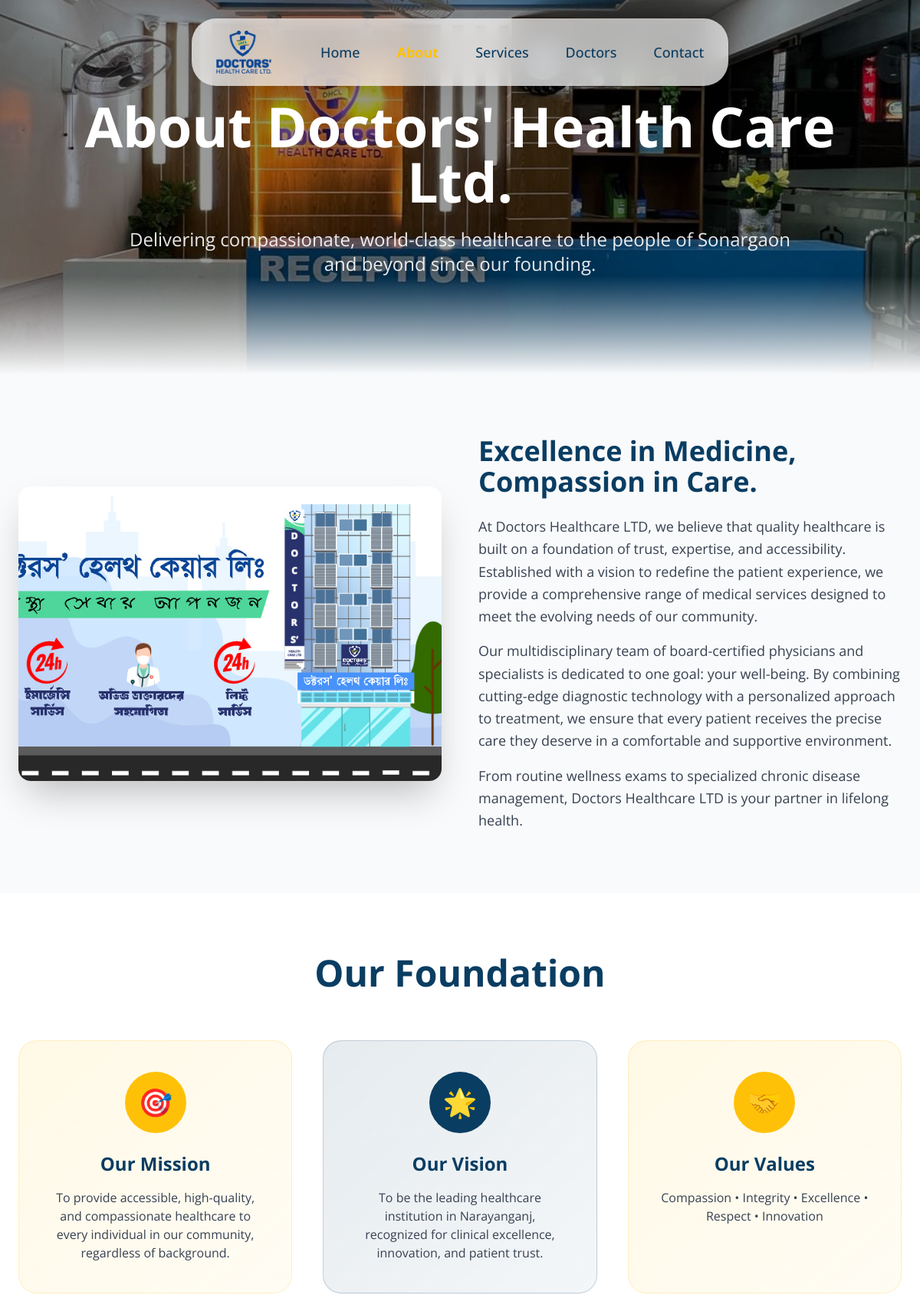
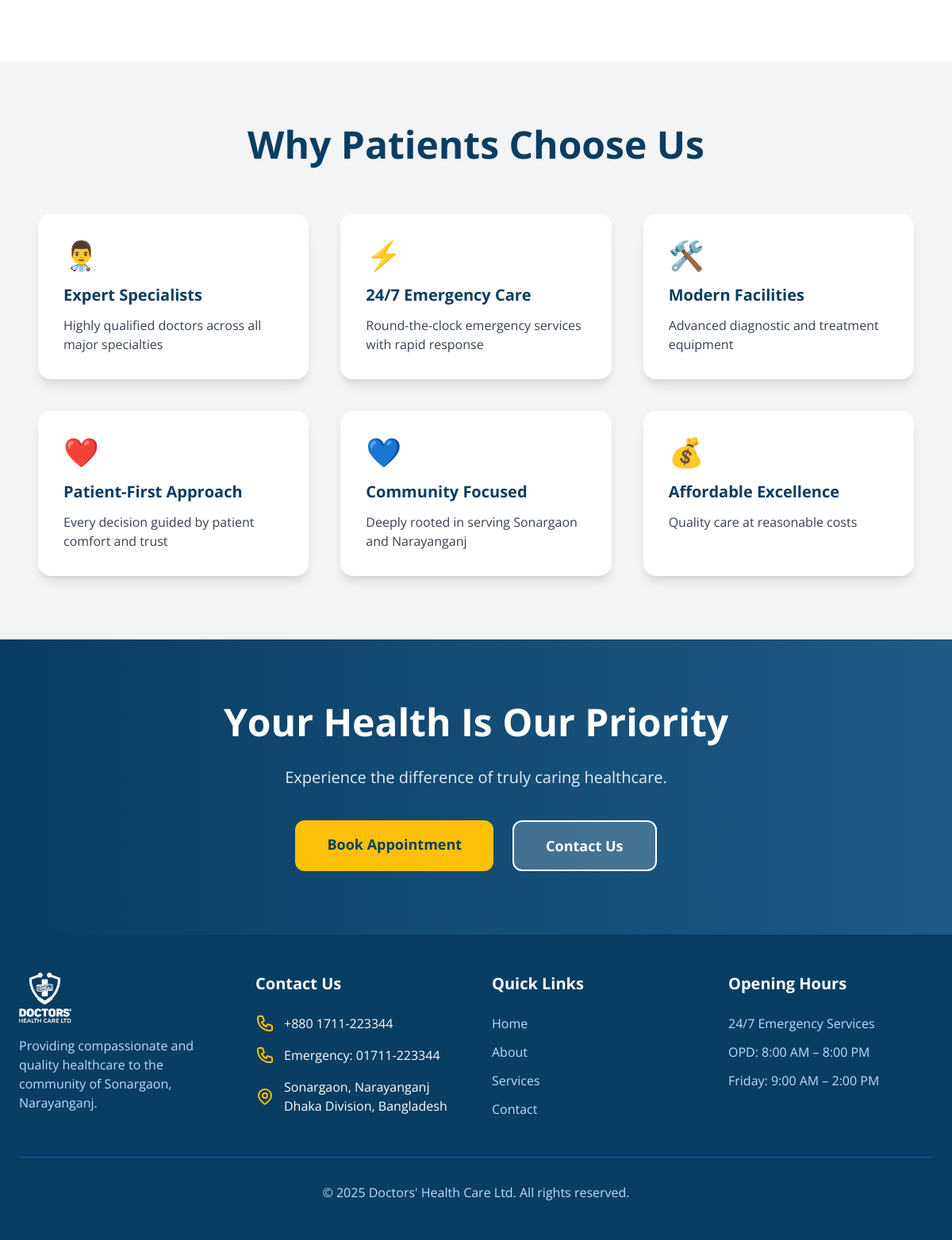
The page /about/ on the database its author committed (2 pictures, top to bottom).
### texts/models.py (models this page shows, shortened)
class AboutPage(models.Model):
    hero_background = models.ImageField(upload_to='about/', help_text="Background image for the hero section")
    story_image = models.ImageField(upload_to='about/', help_text="Image next to 'Our Story' section")
    story_title = models.CharField(max_length=200, default="Our Story")
    story_content = models.TextField(help_text="The main story text for the About page")
    class Meta:
        verbose_name = "About Page"
        verbose_name_plural = "About Page"

### texts/views.py (the view)
# urls.py: path('about/', about, name='about'),
def about(request):
    about = AboutPage.objects.first()  # Get the singleton instance
    context = {
        'about': about,  # This makes {{ about }} available in the template
    }
    return render(request, 'about.html', context)

### templates/about.html (shortened to what this page needs)
{% load static %}
<!DOCTYPE html>
<html lang="en">
<head>
    <script src="https://cdn.tailwindcss.com"></script>
</head>
<body class="bg-gray-50">
    <header class="fixed top-6 left-1/2 transform -translate-x-1/2 z-50 w-full px-4">
        <nav class="sticky-navbar mx-auto flex justify-between items-center">
            <div>
                <img src="{% static 'images/logo.png' %}" alt="Doctors' Health Care Ltd. Logo" class="h-14">
            </div>
            <div class="hidden md:flex space-x-12 text-[#0A3D62] text-lg font-medium">
                <a href="/" class="hover:text-[#FFC107] transition">Home</a>
                <a href="/about/" class="text-[#FFC107] font-bold">About</a>
                <a href="/services/" class="hover:text-[#FFC107] transition">Services</a>
                <a href="/doctors/" class="hover:text-[#FFC107] transition">Doctors</a>
                <a href="/contact/" class="hover:text-[#FFC107] transition">Contact</a>
            </div>
        </nav>
    </header>
    <section class="relative py-32 text-white overflow-hidden" style="background-image: url('{{ about.hero_background.url }}'); background-size: cover; background-position: center;">
        <div class="absolute inset-0 bg-black/40"></div>
        <div class="relative max-w-6xl mx-auto px-6 text-center z-10">
            <h1 class="text-5xl md:text-7xl font-bold mb-6">About Doctors' Health Care Ltd.</h1>
            <p class="text-xl md:text-2xl max-w-4xl mx-auto opacity-90">
                Delivering compassionate, world-class healthcare to the people of Sonargaon and beyond since our founding.
            </p>
        </div>
        <div class="absolute bottom-0 left-0 right-0 h-32 bg-gradient-to-t from-gray-50 to-transparent"></div>
    </section>
    <section class="py-20 bg-gray-50">
        <div class="max-w-7xl mx-auto px-6">
            <div class="grid grid-cols-1 lg:grid-cols-2 gap-12 items-center">
                <div class="order-2 lg:order-1">
                    <img src="{{ about.story_image.url }}" alt="Our Story" class="rounded-2xl shadow-2xl w-full object-cover h-96">
                </div>
                <div class="order-1 lg:order-2">
                    <h2 class="text-4xl font-bold text-[#0A3D62] mb-6">{{ about.story_title }}</h2>
                    <div class="text-lg text-gray-700 leading-relaxed space-y-4">
                        {{ about.story_content|linebreaks }}
                    </div>
                </div>
            </div>
        </div>
    </section>
    <section class="py-20 bg-white">
        <div class="max-w-7xl mx-auto px-6">
            <h2 class="text-4xl md:text-5xl font-bold text-center text-[#0A3D62] mb-16">Our Foundation</h2>
            <div class="grid grid-cols-1 md:grid-cols-3 gap-10">
                <div class="text-center p-10 bg-gradient-to-br from-[#FFC107]/10 to-[#FFCA28]/5 rounded-3xl hover:shadow-2xl transition-shadow border border-[#FFC107]/20">
                    <div class="w-20 h-20 bg-[#FFC107] rounded-full mx-auto mb-6 flex items-center justify-center text-4xl">🎯</div>
                    <h3 class="text-2xl font-bold text-[#0A3D62] mb-4">Our Mission</h3>
                    <p class="text-gray-700">
                        To provide accessible, high-quality, and compassionate healthcare to every individual in our community, regardless of background.
                    </p>
                </div>
                <div class="text-center p-10 bg-gradient-to-br from-[#0A3D62]/10 to-[#1e5a85]/5 rounded-3xl hover:shadow-2xl transition-shadow border border-[#0A3D62]/20">
                    <div class="w-20 h-20 bg-[#0A3D62] rounded-full mx-auto mb-6 flex items-center justify-center text-4xl">🌟</div>
                    <h3 class="text-2xl font-bold text-[#0A3D62] mb-4">Our Vision</h3>
                    <p class="text-gray-700">
                        To be the leading healthcare institution in Narayanganj, recognized for clinical excellence, innovation, and patient trust.
                    </p>
                </div>
                <div class="text-center p-10 bg-gradient-to-br from-[#FFC107]/10 to-[#FFCA28]/5 rounded-3xl hover:shadow-2xl transition-shadow border border-[#FFC107]/20">
                    <div class="w-20 h-20 bg-[#FFC107] rounded-full mx-auto mb-6 flex items-center justify-center text-4xl">🤝</div>
                    <h3 class="text-2xl font-bold text-[#0A3D62] mb-4">Our Values</h3>
                    <p class="text-gray-700">
                        Compassion • Integrity • Excellence • Respect • Innovation
                    </p>
                </div>
            </div>
        </div>
    </section>
    <section class="py-20 bg-gray-100">
        <div class="max-w-6xl mx-auto px-6">
            <h2 class="text-4xl md:text-5xl font-bold text-center text-[#0A3D62] mb-16">Why Patients Choose Us</h2>
            <div class="grid grid-cols-1 md:grid-cols-2 lg:grid-cols-3 gap-10">
                <div class="bg-white p-8 rounded-2xl shadow-lg hover:shadow-xl transition">
                    <div class="text-4xl mb-4">👨‍⚕️</div>
                    <h4 class="text-xl font-bold text-[#0A3D62] mb-3">Expert Specialists</h4>
                    <p class="text-gray-700">Highly qualified doctors across all major specialties</p>
                </div>
                <div class="bg-white p-8 rounded-2xl shadow-lg hover:shadow-xl transition">
                    <div class="text-4xl mb-4">⚡</div>
                    <h4 class="text-xl font-bold text-[#0A3D62] mb-3">24/7 Emergency Care</h4>
                    <p class="text-gray-700">Round-the-clock emergency services with rapid response</p>
                </div>
                <div class="bg-white p-8 rounded-2xl shadow-lg hover:shadow-xl transition">
                    <div class="text-4xl mb-4">🛠️</div>
                    <h4 class="text-xl font-bold text-[#0A3D62] mb-3">Modern Facilities</h4>
                    <p class="text-gray-700">Advanced diagnostic and treatment equipment</p>
                </div>
                <div class="bg-white p-8 rounded-2xl shadow-lg hover:shadow-xl transition">
                    <div class="text-4xl mb-4">❤️</div>
                    <h4 class="text-xl font-bold text-[#0A3D62] mb-3">Patient-First Approach</h4>
                    <p class="text-gray-700">Every decision guided by patient comfort and trust</p>
                </div>
                <div class="bg-white p-8 rounded-2xl shadow-lg hover:shadow-xl transition">
                    <div class="text-4xl mb-4">💙</div>
                    <h4 class="text-xl font-bold text-[#0A3D62] mb-3">Community Focused</h4>
                    <p class="text-gray-700">Deeply rooted in serving Sonargaon and Narayanganj</p>
                </div>
                <div class="bg-white p-8 rounded-2xl shadow-lg hover:shadow-xl transition">
                    <div class="text-4xl mb-4">💰</div>
                    <h4 class="text-xl font-bold text-[#0A3D62] mb-3">Affordable Excellence</h4>
                    <p class="text-gray-700">Quality care at reasonable costs</p>
                </div>
            </div>
        </div>
    </section>
    <section class="py-20 bg-gradient-to-r from-[#0A3D62] to-[#1e5a85] text-white">
        <div class="max-w-4xl mx-auto px-6 text-center">
            <h2 class="text-4xl md:text-5xl font-bold mb-8">Your Health Is Our Priority</h2>
            <p class="text-xl mb-10 opacity-90">
                Experience the difference of truly caring healthcare.
            </p>
            <div class="flex flex-col sm:flex-row gap-6 justify-center">
                <a href="/appointment/" class="inline-block px-10 py-4 bg-[#FFC107] text-[#0A3D62] font-bold text-lg rounded-xl hover:bg-[#FFCA28] transition transform hover:scale-105">
                    Book Appointment
                </a>
                <a href="/contact/" class="inline-block px-10 py-4 bg-white/20 backdrop-blur border-2 border-white text-white font-bold text-lg rounded-xl hover:bg-white/30 transition">
                    Contact Us
                </a>
            </div>
        </div>
    </section>
    <footer class="bg-[#0A3D62] text-white py-12">
        <div class="max-w-7xl mx-auto px-6">
            <div class="grid grid-cols-1 md:grid-cols-4 gap-10">
                <div>
                    <img src="{% static 'images/logo-wht.png' %}" alt="DHCL Logo" class="h-16 mb-4">
                    <p class="text-blue-200">
                        Providing compassionate and quality healthcare to the community of Sonargaon, Narayanganj.
                    </p>
                </div>
                <div>
                    <h4 class="text-xl font-bold mb-6">Contact Us</h4>
                    <ul class="space-y-4">
                        <li class="flex items-center gap-3">
                            <span>+880 1711-223344</span>
                        </li>
                        <li class="flex items-center gap-3">
                            <span>Emergency: 01711-223344</span>
                        </li>
                        <li class="flex items-center gap-3">
                            <span>Sonargaon, Narayanganj<br>Dhaka Division, Bangladesh</span>
                        </li>
                    </ul>
                </div>
                <div>
                    <h4 class="text-xl font-bold mb-6">Quick Links</h4>
                    <ul class="space-y-3 text-blue-200">
                        <li><a href="/" class="hover:text-[#FFC107] transition">Home</a></li>
                        <li><a href="/about/" class="hover:text-[#FFC107] transition">About</a></li>
                        <li><a href="/services/" class="hover:text-[#FFC107] transition">Services</a></li>
                        <li><a href="/contact/" class="hover:text-[#FFC107] transition">Contact</a></li>
                    </ul>
                </div>
                <div>
                    <h4 class="text-xl font-bold mb-6">Opening Hours</h4>
                    <ul class="space-y-3 text-blue-200">
                        <li>24/7 Emergency Services</li>
                        <li>OPD: 8:00 AM – 8:00 PM</li>
                        <li>Friday: 9:00 AM – 2:00 PM</li>
                    </ul>
                </div>
            </div>
            <div class="mt-12 pt-8 border-t border-blue-700 text-center text-blue-200">
                © 2025 Doctors' Health Care Ltd. All rights reserved.
            </div>
        </div>
    </footer>
</body>
</html>

### templates/about.html (style rules this page uses)
body { font-family: 'Open Sans', sans-serif; margin: 0; padding: 0; }
.sticky-navbar { background: rgba(255, 255, 255, 0.70); backdrop-filter: blur(16px); -webkit-backdrop-filter: blur(16px); box-shadow: 0 4px 30px rgba(0, 0, 0, 0.1); border-radius: 2rem; padding: 1rem 2rem; transition: all 0.3s ease; max-width: 60%; width: 100%; }

### rows shown on the page
AboutPage: hero_background (picture), story_image (picture), story_title "Excellence in Medicine, Compassion in Care.", story_content "At Doctors Healthcare LTD, we believe that quality healthcare is built on a foundation of trust, expertise, and accessibility. Established with a vision to redefine the patient experience, we provide a comprehensive range of medical services designed to meet the evolving needs of our community. Our multidisciplinary team of board-certified physicians and specialists is dedicated to one goal: your well-being. By combining cutting-edge diagnostic technology with a personalized approach to treatment, we ensure that every patient receives the precise care they deserve in a comfortable and supportive environment. From routine wellness exams to specialized chronic disease management, Doctors…"
